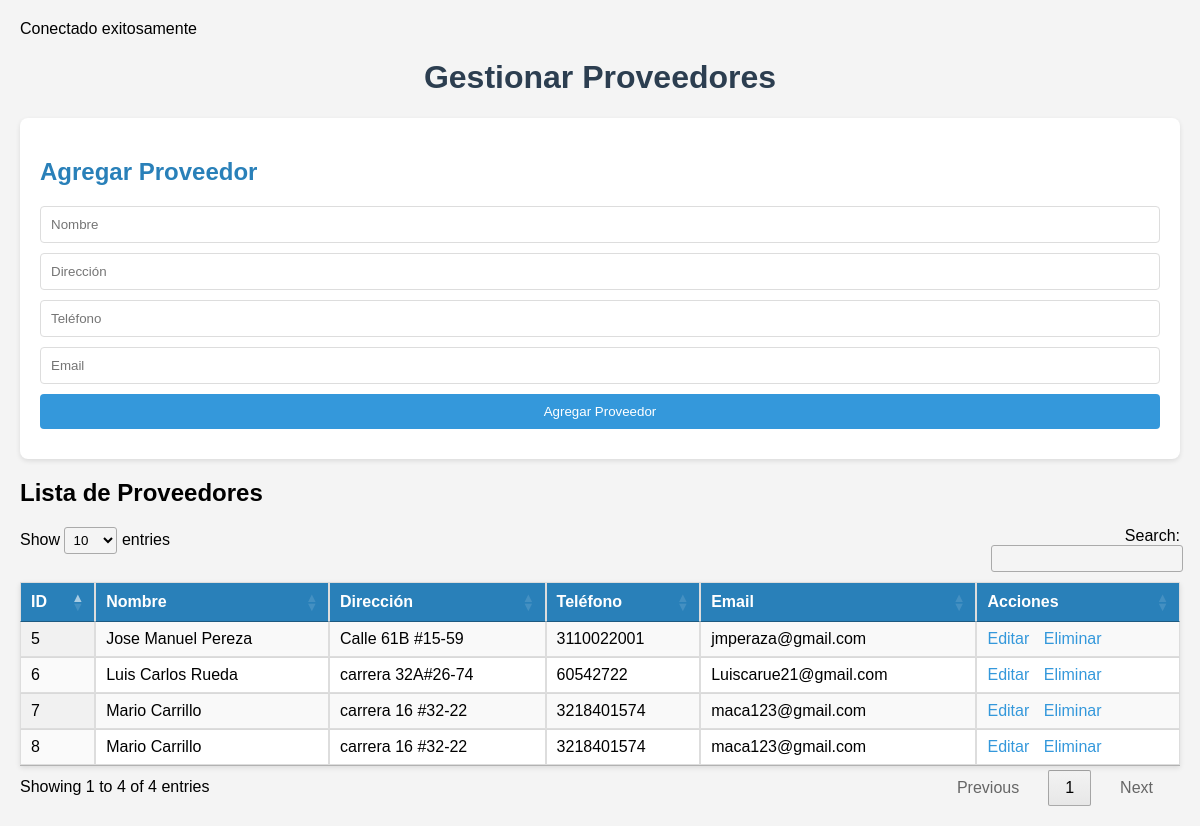
Page /proveedores.php on the committed database.
### tables this page shows
CREATE TABLE `proveedores` (
  `id` int(11) NOT NULL,
  `nombre` varchar(100) NOT NULL,
  `direccion` varchar(255) NOT NULL,
  `telefono` varchar(20) DEFAULT NULL,
  `email` varchar(100) DEFAULT NULL,
  `fecha_registro` timestamp NOT NULL DEFAULT current_timestamp()
);

### proveedores.php (the view, shortened to what this page needs)
<?php
include 'db.php';
$result = $conn->query("SELECT * FROM proveedores");
?>
<!DOCTYPE html>
<html lang="es">
<head>
    <link rel="stylesheet" type="text/css" href="https://cdn.datatables.net/1.11.5/css/jquery.dataTables.css">
</head>
<body>
    <h1>Gestionar Proveedores</h1>
    <?php if (isset($_GET['edit'])):
        $id = $_GET['edit'];
        $proveedor = $conn->query("SELECT * FROM proveedores WHERE id=$id")->fetch_assoc();
    ?>
    <form method="POST" action="">
        <h2>Editar Proveedor</h2>
        <input type="hidden" name="id" value="<?php echo $proveedor['id']; ?>">
        <input type="text" name="nombre" value="<?php echo $proveedor['nombre']; ?>" required>
        <input type="text" name="direccion" value="<?php echo $proveedor['direccion']; ?>" required>
        <input type="text" name="telefono" value="<?php echo $proveedor['telefono']; ?>" required>
        <input type="email" name="email" value="<?php echo $proveedor['email']; ?>" required>
        <button type="submit" name="update_proveedor">Actualizar Proveedor</button>
    </form>
    <?php else: ?>
    <form method="POST" action="">
        <h2>Agregar Proveedor</h2>
        <input type="text" name="nombre" placeholder="Nombre" required>
        <input type="text" name="direccion" placeholder="Dirección" required>
        <input type="text" name="telefono" placeholder="Teléfono" required>
        <input type="email" name="email" placeholder="Email" required>
        <button type="submit" name="add_proveedor">Agregar Proveedor</button>
    </form>
    <?php endif; ?>
    <h2>Lista de Proveedores</h2>
    <table id="proveedoresTable" class="display">
        <thead>
            <tr>
                <th>ID</th>
                <th>Nombre</th>
                <th>Dirección</th>
                <th>Teléfono</th>
                <th>Email</th>
                <th>Acciones</th>
            </tr>
        </thead>
        <tbody>
            <?php while($row = $result->fetch_assoc()): ?>
            <tr>
                <td><?php echo $row['id']; ?></td>
                <td><?php echo $row['nombre']; ?></td>
                <td><?php echo $row['direccion']; ?></td>
                <td><?php echo $row['telefono']; ?></td>
                <td><?php echo $row['email']; ?></td>
                <td>
                    <a href="?edit=<?php echo $row['id']; ?>">Editar</a>
                    <a href="?delete=<?php echo $row['id']; ?>" onclick="return confirm('¿Estás seguro de que quieres eliminar este proveedor?');">Eliminar</a>
                </td>
            </tr>
            <?php endwhile; ?>
        </tbody>
    </table>
</body>
</html>

### proveedores.php (style rules this page uses)
body { font-family: Arial, sans-serif; background-color: #f4f4f4; margin: 0; padding: 20px; }
h1 { color: #2c3e50; text-align: center; }
form { margin-bottom: 20px; background-color: #fff; padding: 20px; border-radius: 8px; box-shadow: 0 2px 5px rgba(0,0,0,0.1); }
form h2 { margin-bottom: 20px; color: #2980b9; }
input, button { display: block; width: 100%; padding: 10px; margin-bottom: 10px; border-radius: 4px; border: 1px solid #ddd; }
button { background-color: #3498db; color: white; border: none; cursor: pointer; }
table { width: 100%; border-collapse: collapse; background-color: #fff; box-shadow: 0 2px 5px rgba(0,0,0,0.1); }
th, td { padding: 10px; border: 1px solid #ddd; text-align: left; }
th { background-color: #2980b9; color: white; }
a { color: #3498db; text-decoration: none; margin-right: 10px; }

### rows in the picture
proveedores: id "5", nombre "Jose Manuel Pereza", direccion "Calle 61B #15-59", telefono "3110022001", email "jmperaza@gmail.com"
proveedores: id "6", nombre "Luis Carlos Rueda", direccion "carrera 32A#26-74", telefono "60542722", email "Luiscarue21@gmail.com"
proveedores: id "7", nombre "Mario Carrillo", direccion "carrera 16 #32-22", telefono "3218401574", email "maca123@gmail.com"
proveedores: id "8", nombre "Mario Carrillo", direccion "carrera 16 #32-22", telefono "3218401574", email "maca123@gmail.com"
